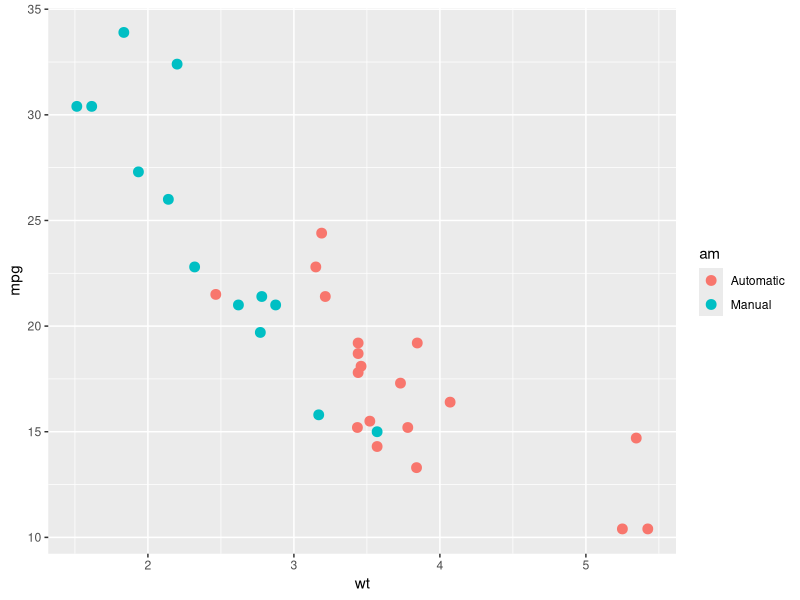
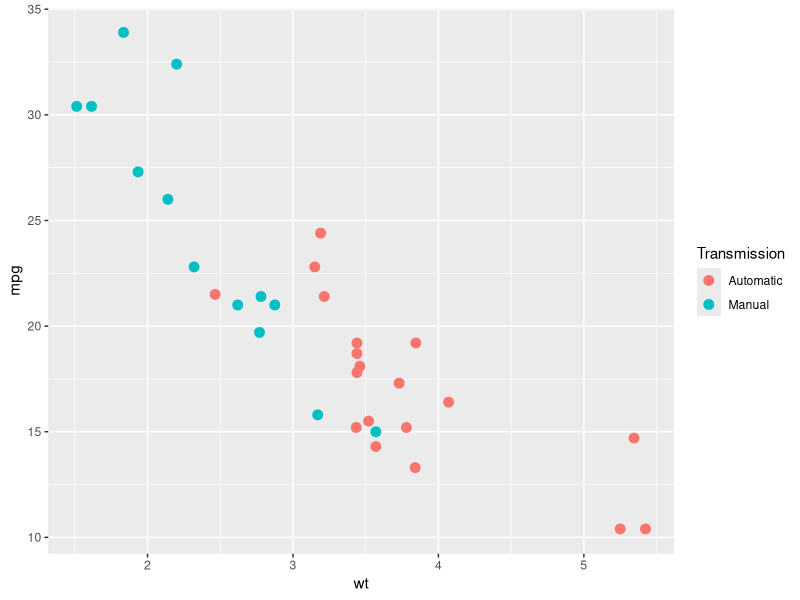
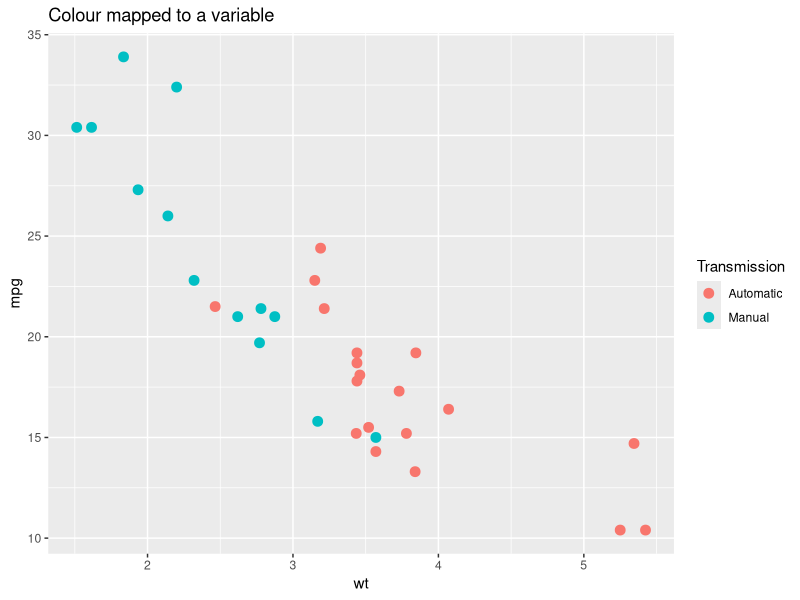
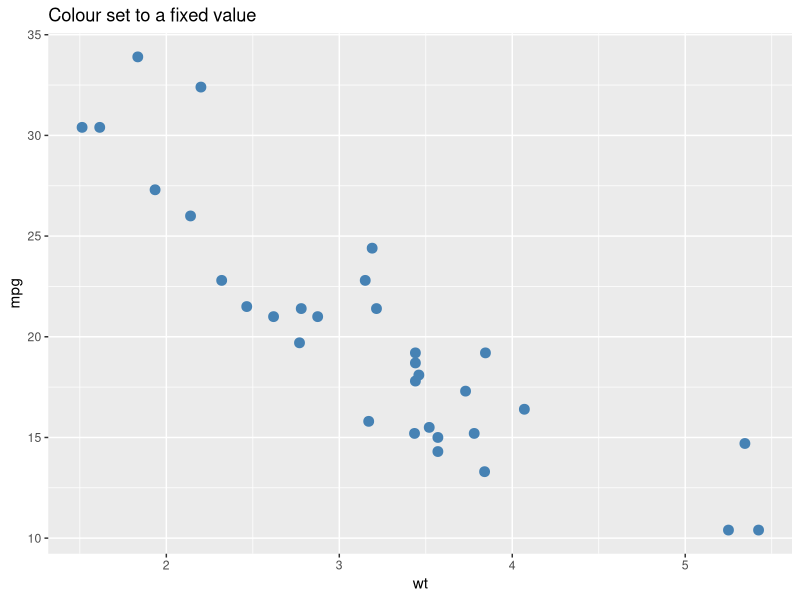
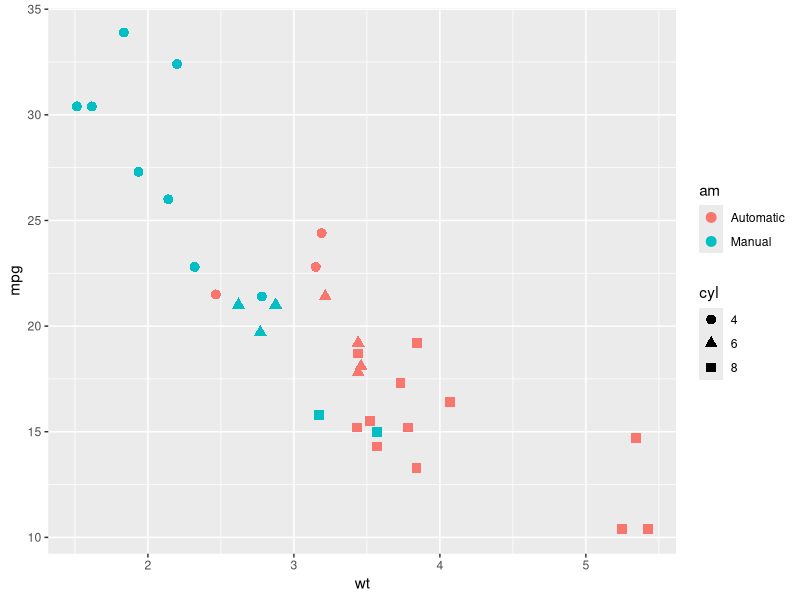
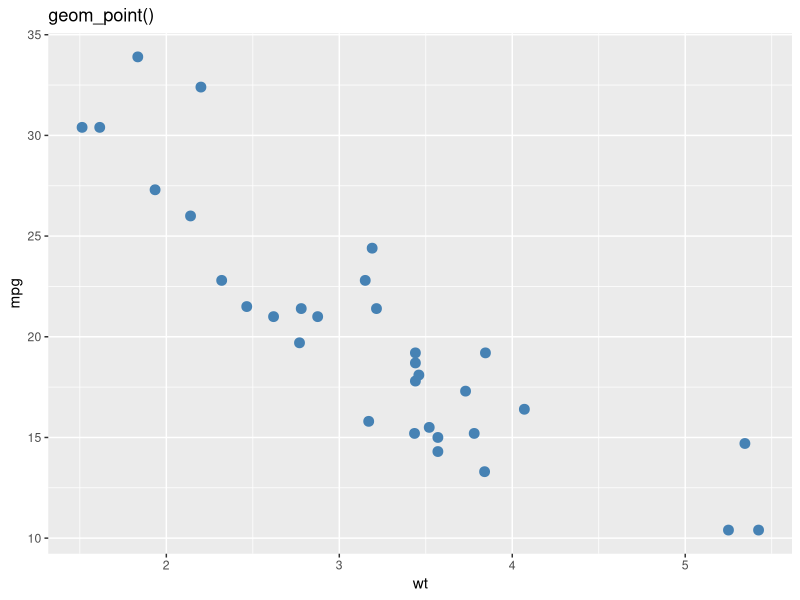
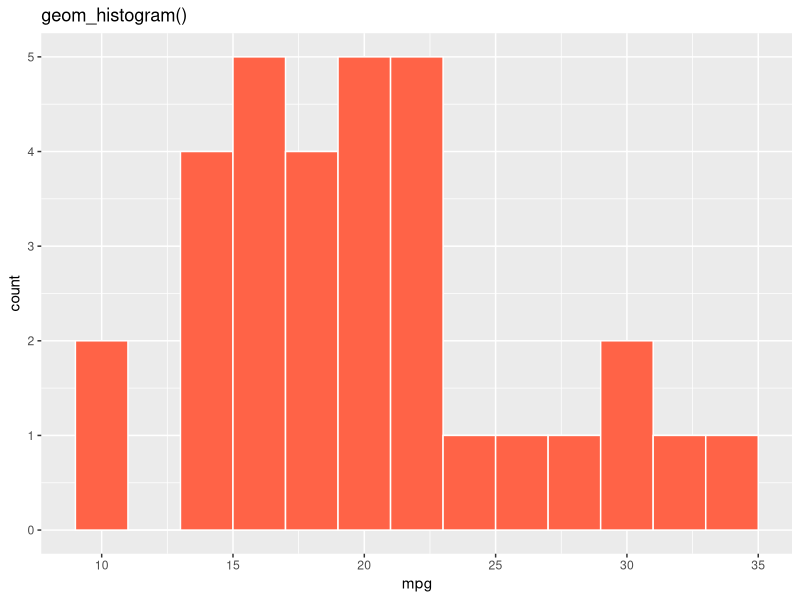
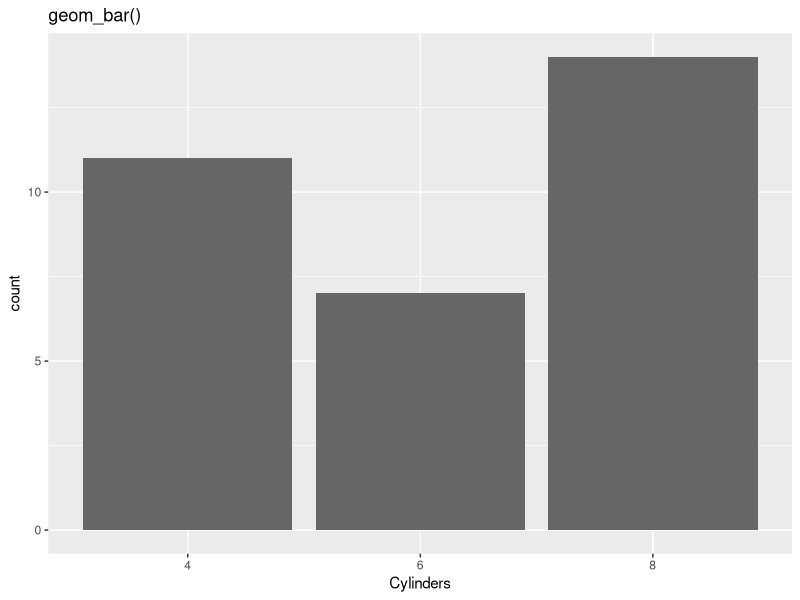

The R script that drew these images, in order:
## ---- chunk 1
library(knitr)
library(ggplot2)
library(dplyr)
library(patchwork)  # for combining multiple plots into one layout
library(tibble)

opts_chunk$set(echo = TRUE, message = FALSE, warning = FALSE)

cars <- mtcars %>%
  rownames_to_column(var = "car") %>%   # move row names (car models) into a real column
  mutate(
    cyl = factor(cyl),                  # treat cylinder count as a category, not a number
    gear = factor(gear),                # same for number of gears
    am = factor(am, levels = c(0, 1), labels = c("Automatic", "Manual"))  # give 0/1 readable labels
  )
## ---- chunk 2
glimpse(cars)
## ---- chunk 3
ggplot(cars, aes(x = wt, y = mpg, color = am)) +
  geom_point(size = 3)
## ---- chunk 4
ggplot(cars, aes(x = wt, y = mpg, color = am)) +  # wt -> x, mpg -> y, am -> colour
  geom_point(size = 3) +
  labs(color = "Transmission")  # labs() adds readable labels; we cover it in detail later
## ---- chunk 5
mapped_plot <- ggplot(cars, aes(x = wt, y = mpg, color = am)) +  # color inside aes() = data-driven
  geom_point(size = 3) +
  labs(title = "Colour mapped to a variable", color = "Transmission")

mapped_plot
## ---- chunk 6
set_plot <- ggplot(cars, aes(x = wt, y = mpg)) +
  geom_point(size = 3, color = "steelblue") +  # color outside aes() = fixed value for all points
  labs(title = "Colour set to a fixed value")

set_plot
## ---- chunk 7
ggplot(cars, aes(x = wt, y = mpg, color = am, shape = cyl)) +  # two aesthetics mapped at once
  geom_point(size = 3)
## ---- chunk 8
# Your code here

## ---- chunk 9
scatter_geom <- ggplot(cars, aes(x = wt, y = mpg)) +
  geom_point(color = "steelblue", size = 3) +
  labs(title = "geom_point()")

scatter_geom
## ---- chunk 10
hist_geom <- ggplot(cars, aes(x = mpg)) +
  geom_histogram(binwidth = 2, fill = "tomato", color = "white") +  # binwidth controls bar width; color is bar border
  labs(title = "geom_histogram()")

hist_geom
## ---- chunk 11
bar_geom <- ggplot(cars, aes(x = cyl)) +
  geom_bar(fill = "grey40") +   # geom_bar() counts rows per category automatically
  labs(title = "geom_bar()", x = "Cylinders")

bar_geom
## ---- chunk 12
box_geom <- ggplot(cars, aes(x = cyl, y = mpg)) +
  geom_boxplot(fill = "khaki") +
  labs(title = "geom_boxplot()", x = "Cylinders")

box_geom
## ---- chunk 13
line_geom <- ggplot(cars %>% arrange(wt), aes(x = wt, y = mpg)) +
  geom_line(color = "steelblue", linewidth = 0.8) +
  labs(title = "geom_line()")

line_geom
## ---- chunk 14
line_geom <- ggplot(cars %>% arrange(wt), aes(x = wt, y = mpg)) +
  geom_line(color = "steelblue", linewidth = 0.8) +
  geom_point(color = "steelblue", size = 2) + 
  #Adding `geom_point()` on top makes individual cars visible.
  labs(title = "geom_line()")

line_geom
## ---- chunk 15
ggplot(cars, aes(x = gear, y = mpg)) +
  geom_boxplot(fill = "grey85", outlier.shape = NA) +  # hide outlier dots so jitter shows all cars
  geom_jitter(aes(color = am), width = 0.15, size = 2.5, alpha = 0.85) +  # color = am only applies to this geom
  labs(x = "Gears", y = "Miles per gallon", color = "Transmission") +
  theme_minimal()
## ---- chunk 16
ggplot(cars, aes(x = wt, y = mpg)) +
  geom_point(aes(color = am), size = 3) +
  geom_smooth(method = "lm", se = FALSE, color = "black", linewidth = 0.8) +  # lm = linear trend line; se = FALSE hides confidence ribbon
  geom_text(
    data = cars %>% filter(mpg > 30 | wt > 5),  # only label the extreme/interesting cars
    aes(label = car),
    check_overlap = TRUE,  # skip labels that would overlap each other
    nudge_y = 1,           # shift labels slightly above their points
    size = 3
  ) +
  labs(color = "Transmission")
## ---- chunk 17
# Your code here

## ---- chunk 18
numeric_default <- ggplot(cars, aes(x = hp, y = mpg)) +
  geom_point(size = 3, color = "grey40") +
  labs(title = "Default numeric scales")

numeric_default
## ---- chunk 19
numeric_scaled <- ggplot(cars, aes(x = hp, y = mpg)) +
  geom_point(size = 3, color = "grey40") +
  scale_x_continuous(breaks = seq(50, 350, by = 50)) +  # seq() generates tick positions: 50, 100, 150 ...
  scale_y_continuous(breaks = seq(10, 35, by = 5)) +
  labs(title = "Custom numeric breaks")

numeric_scaled
## ---- chunk 20
default_order_plot <- ggplot(cars, aes(x = factor(cyl), y = mpg)) +
  geom_boxplot(fill = "grey80") +
  labs(title = "Default order", x = "Cylinders")

default_order_plot
## ---- chunk 21
reordered_plot <- ggplot(cars, aes(x = factor(cyl, levels = c("8", "6", "4")), y = mpg)) +  # set the category order directly
  geom_boxplot(fill = "tomato") +
  labs(title = "Manually reordered", x = "Cylinders")

reordered_plot
## ---- chunk 22
ggplot(cars, aes(x = cyl, y = mpg)) +
  geom_boxplot(fill = "orchid") +
  scale_x_discrete(
    limits = c("8", "6", "4"),                       # set the display order
    labels = c("8-cyl", "6-cyl", "4-cyl")            # rename the tick labels
  ) +
  labs(title = "Relabelled with scale_x_discrete()", x = "Cylinders")
## ---- chunk 23
color_scale_plot <- ggplot(cars, aes(x = wt, y = mpg, color = hp)) +
  geom_point(size = 4) +
  scale_color_gradient(low = "skyblue", high = "firebrick") +  # low hp = blue, high hp = red
  labs(title = "Continuous colour scale", color = "Horsepower")

color_scale_plot
## ---- chunk 24
mean_mpg_by_cyl_gear <- cars %>%
  group_by(cyl, gear) %>%
  summarise(mean_mpg = mean(mpg), .groups = "drop")  # .groups = "drop" removes grouping after summarise
## ---- chunk 25
fill_scale_plot <- ggplot(mean_mpg_by_cyl_gear, aes(x = cyl, y = gear, fill = mean_mpg)) +
  geom_tile(color = "white", linewidth = 0.8) +                          # color here is the tile border, not fill
  geom_text(aes(label = round(mean_mpg, 1)), color = "white", fontface = "bold") +  # overlay value labels on tiles
  scale_fill_gradient(low = "khaki1", high = "darkgreen") +
  labs(
    title = "Continuous fill scale",
    x = "Cylinders",
    y = "Gears",
    fill = "Mean mpg"
  )

fill_scale_plot
## ---- chunk 26
# Your code here

## ---- chunk 27
ggplot(cars, aes(x = wt, y = mpg, color = am)) +
  geom_point(size = 3) +
  labs(
    title = "Fuel efficiency and car weight",
    subtitle = "Heavier cars tend to use more fuel",
    x = "Weight (1000 lb)",
    y = "Miles per gallon",
    color = "Transmission",
    caption = "Data source: mtcars"
  )
## ---- chunk 28
styled_plot <- ggplot(cars, aes(x = wt, y = mpg, color = am)) +
  geom_point(size = 3) +
  labs(
    title = "Heavier cars tend to have lower fuel efficiency",
    subtitle = "Transmission highlights one part of the pattern in mtcars",
    x = "Weight (1000 lb)",
    y = "Miles per gallon",
    color = "Transmission"
  ) +
  theme_minimal(base_size = 12) +  # clean background; base_size scales all text proportionally
  theme(legend.position = "top")   # move legend above the plot

styled_plot
## ---- chunk 29
scatter_geom | hist_geom  # side by side
## ---- chunk 30
scatter_geom / box_geom  # stacked
## ---- chunk 31
dashboard_plot <- (styled_plot / (reordered_plot | fill_scale_plot)) +  # / stacks rows; inner | places side by side
  plot_annotation(
    title = "Three views of the mtcars dataset",
    subtitle = "Scatter plot, reordered box plot, and summary heatmap",
    caption = "Data source: mtcars"
  ) +
  plot_layout(guides = "collect")  # merge duplicate legends into one shared legend

dashboard_plot
## ---- chunk 32
png_file <- tempfile("mtcars-plot-", fileext = ".png")  # tempfile() creates a safe throwaway path
pdf_file <- tempfile("mtcars-plot-", fileext = ".pdf")

ggsave(filename = png_file, plot = styled_plot, width = 8, height = 5, dpi = 300)  # dpi = resolution; 300 is print quality
ggsave(filename = pdf_file, plot = styled_plot, width = 8, height = 5)             # PDF is vector so dpi is irrelevant

png_file  # print the path so you can inspect the saved file
pdf_file
## ---- chunk 33
# Your code here
